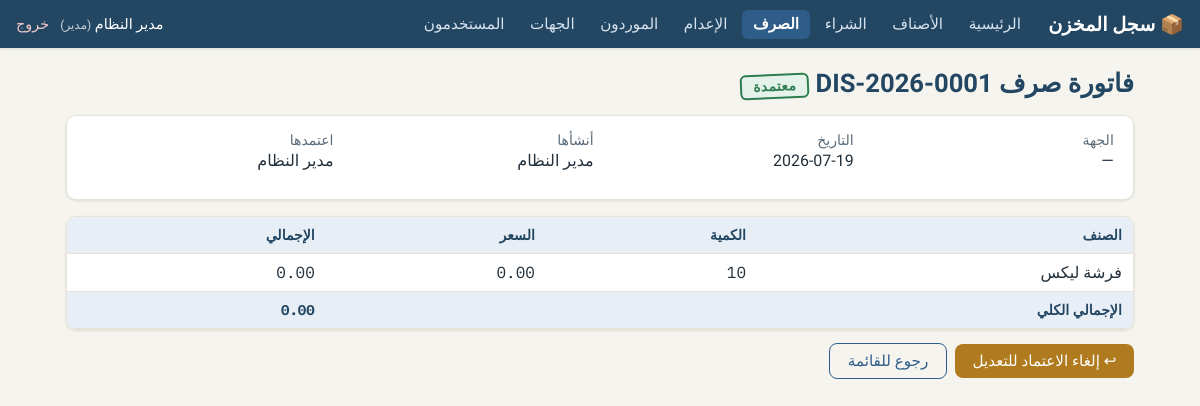
The page /disbursements/1 (signed in) on the database its author committed.
### tables this page shows
CREATE TABLE users (
    user_id         INTEGER PRIMARY KEY AUTOINCREMENT,
    username        TEXT NOT NULL UNIQUE,
    full_name       TEXT NOT NULL,
    password_hash   TEXT NOT NULL,
    role_id         INTEGER NOT NULL REFERENCES roles(role_id),
    is_active       INTEGER DEFAULT 1,
    created_at      DATETIME DEFAULT CURRENT_TIMESTAMP
);

CREATE TABLE roles (
    role_id                     INTEGER PRIMARY KEY AUTOINCREMENT,
    role_name                   TEXT NOT NULL UNIQUE,
    can_edit_prices             INTEGER DEFAULT 0,
    can_delete_items            INTEGER DEFAULT 0,
    can_approve_purchases       INTEGER DEFAULT 0,
    can_approve_disbursements   INTEGER DEFAULT 0,
    can_unapprove_invoices      INTEGER DEFAULT 0,  -- إلغاء اعتماد الفواتير المعتمدة لتعديلها
    can_approve_writeoffs       INTEGER DEFAULT 0,  -- اعتماد أذونات الإعدام
    can_manage_users            INTEGER DEFAULT 0
);

CREATE TABLE disbursement_invoices (
    invoice_id      INTEGER PRIMARY KEY AUTOINCREMENT,
    invoice_number  TEXT NOT NULL UNIQUE,
    customer_id     INTEGER REFERENCES customers(customer_id),
    invoice_date    DATE DEFAULT CURRENT_DATE,
    status          TEXT NOT NULL DEFAULT 'مسودة'
                    CHECK (status IN ('مسودة', 'معتمدة', 'ملغاة')),
    notes           TEXT,
    created_by      INTEGER REFERENCES users(user_id),
    approved_by     INTEGER REFERENCES users(user_id),
    approved_at     DATETIME,
    created_at      DATETIME DEFAULT CURRENT_TIMESTAMP
);

### routes/disbursement.py (the view)
@disbursement_bp.route("/<int:invoice_id>", endpoint="view")
@login_required
def view_disbursement(invoice_id):
    db = get_db()
    invoice = disbursement_service.get_disbursement_invoice_header(db, invoice_id)
    if invoice is None:
        abort(404)
    details = disbursement_service.get_disbursement_invoice_details(db, invoice_id)
    return render_template("invoice_view.html", inv=invoice, details=details,
                           kind="disbursement", title="فاتورة صرف")

### app.py (called while the page is built)
def _register_context_processors(app):
    @app.context_processor
    def inject_globals():
        from utils.auth import current_user
        return {"user": current_user(), "today": date.today().isoformat()}

### database.py (called while the page is built)
def get_db():
    if "db" not in g:
        g.db = sqlite3.connect(current_app.config["DB_PATH"])
        g.db.row_factory = sqlite3.Row
        g.db.execute("PRAGMA foreign_keys = ON")
    return g.db

### services/disbursement_service.py (called while the page is built)
def get_disbursement_invoice_header(db, invoice_id):
    return db.execute("SELECT p.*, c.customer_name AS supplier_name, u1.full_name AS creator, u2.full_name AS approver FROM disbursement_invoices p LEFT JOIN customers c ON c.customer_id = p.customer_id LEFT JOIN users u1 ON u1.user_id = p.created_by LEFT JOIN users u2 ON u2.user_id = p.approved_by WHERE p.invoice_id = ?", (invoice_id,)).fetchone()

def get_disbursement_invoice_details(db, invoice_id):
    return db.execute("SELECT d.*, i.item_name, d.unit_price AS price FROM disbursement_details d JOIN items i ON i.item_id = d.item_id WHERE d.invoice_id = ?", (invoice_id,)).fetchall()

### utils/auth.py (called while the page is built)
def current_user():
    if "user_id" not in session:
        return None
    user = get_db().execute("""
        SELECT u.*, r.role_name,
               r.can_edit_prices, r.can_delete_items,
               r.can_approve_purchases, r.can_approve_disbursements,
               r.can_unapprove_invoices, r.can_approve_writeoffs, r.can_manage_users
        FROM users u
        JOIN roles r ON r.role_id = u.role_id
        WHERE u.user_id = ? AND u.is_active = 1
    """, (session["user_id"],)).fetchone()
    return user

### templates/invoice_view.html (shortened to what this page needs)
{% extends "base.html" %}
{% block content %}
{% set is_purchase = (kind == 'purchase') %}
<h1>{{ title }} <span class="num">{{ inv['invoice_number'] }}</span>
  <span class="stamp {{ 'stamp-draft' if inv['status'] == 'مسودة'
                        else 'stamp-approved' if inv['status'] == 'معتمدة'
                        else 'stamp-cancelled' }}">{{ inv['status'] }}</span>
</h1>
<div class="card">
  <div class="form-grid">
    <div><label>{{ 'المورد' if is_purchase else 'الجهة' }}</label>{{ inv['supplier_name'] or '—' }}</div>
    <div><label>التاريخ</label><span class="num">{{ inv['invoice_date'] }}</span></div>
    <div><label>أنشأها</label>{{ inv['creator'] or '—' }}</div>
    <div><label>اعتمدها</label>{{ inv['approver'] or '—' }}</div>
  </div>
</div>
<div class="table-wrap">
<table>
  <thead>
    <tr><th>الصنف</th><th class="num">الكمية</th><th class="num">السعر</th>
        <th class="num">الإجمالي</th></tr>
  </thead>
  <tbody>
    {% set ns = namespace(total=0) %}
    {% for d in details %}
    {% set ns.total = ns.total + d['subtotal'] %}
    <tr>
      <td>{{ d['item_name'] }}</td>
      <td class="num">{{ d['quantity'] }}</td>
      <td class="num">{{ '%.2f'|format(d['price']) }}</td>
      <td class="num">{{ '%.2f'|format(d['subtotal']) }}</td>
    </tr>
    {% endfor %}
    <tr><th colspan="{{ 5 if is_purchase else 3 }}">الإجمالي الكلي</th>
        <th class="num">{{ '%.2f'|format(ns.total) }}</th></tr>
  </tbody>
</table>
</div>
<div class="actions">
  {% set can_approve = user['can_approve_purchases'] if is_purchase else user['can_approve_disbursements'] %}
  {% if inv['status'] == 'مسودة' %}
    <a class="btn btn-warn" href="{{ url_for('purchases.edit' if is_purchase else 'disbursement.edit', invoice_id=inv['invoice_id']) }}">✏️ تعديل</a>
    {% if can_approve %}
    <form class="inline" method="post"
          action="{{ url_for('purchases.approve' if is_purchase else 'disbursement.approve', invoice_id=inv['invoice_id']) }}"
          onsubmit="return confirm('اعتماد الفاتورة سيؤثر على أرصدة المخزون. متابعة؟')">
      <button class="btn btn-ok">✔ اعتماد</button>
    </form>
    {% endif %}
    <form class="inline" method="post"
          action="{{ url_for('purchases.cancel' if is_purchase else 'disbursement.cancel', invoice_id=inv['invoice_id']) }}"
          onsubmit="return confirm('إلغاء الفاتورة نهائياً؟')">
      <button class="btn btn-danger">✖ إلغاء</button>
    </form>
  {% elif inv['status'] == 'معتمدة' and user['can_unapprove_invoices'] %}
    <form class="inline" method="post"
          action="{{ url_for('purchases.unapprove' if is_purchase else 'disbursement.unapprove', invoice_id=inv['invoice_id']) }}"
          onsubmit="return confirm('إلغاء الاعتماد سيعكس أثر الفاتورة على الأرصدة ويعيدها مسودة للتعديل. متابعة؟')">
      <button class="btn btn-warn">↩ إلغاء الاعتماد للتعديل</button>
    </form>
  {% endif %}
  <a class="btn btn-ghost" href="{{ url_for('purchases.list' if is_purchase else 'disbursement.list') }}">رجوع للقائمة</a>
</div>
{% endblock %}

### templates/base.html (shortened to what this page needs)
<!DOCTYPE html>
<html lang="ar" dir="rtl">
<head>
<link rel="stylesheet" href="{{ url_for('static', filename='style.css') }}">
</head>
<body>
{% if user %}
<header class="topbar">
  <div class="brand">📦 سجل المخزن</div>
  <nav>
    <a href="{{ url_for('dashboard.index') }}" class="{{ 'active' if request.endpoint == 'dashboard.index' }}">الرئيسية</a>
    <a href="{{ url_for('items.list') }}" class="{{ 'active' if request.endpoint and request.endpoint.startswith('item') }}">الأصناف</a>
    <a href="{{ url_for('purchases.list') }}" class="{{ 'active' if request.endpoint and request.endpoint.startswith('purchase') }}">الشراء</a>
    <a href="{{ url_for('disbursement.list') }}" class="{{ 'active' if request.endpoint and request.endpoint.startswith('disbursement') }}">الصرف</a>
    <a href="{{ url_for('writeoff.list') }}" class="{{ 'active' if request.endpoint and request.endpoint.startswith('writeoff') }}">الإعدام</a>
    <a href="{{ url_for('suppliers.index') }}" class="{{ 'active' if request.endpoint == 'suppliers.index' }}">الموردون</a>
    <a href="{{ url_for('customers.index') }}" class="{{ 'active' if request.endpoint == 'customers.index' }}">الجهات</a>
    {% if user['can_manage_users'] %}
    <a href="{{ url_for('users.index') }}" class="{{ 'active' if request.endpoint == 'users.index' }}">المستخدمون</a>
    {% endif %}
  </nav>
  <div class="user-box">
    <span>{{ user['full_name'] }} <small>({{ user['role_name'] }})</small></span>
    <a href="{{ url_for('auth.logout') }}" class="logout">خروج</a>
  </div>
</header>
{% endif %}
<main class="container">
  {% block content %}{% endblock %}
</main>
</body>
</html>

### static/style.css (style rules this page uses)
:root { --paper: #f6f4ee; --paper-line: #e6e2d6; --ink: #22303c; --ink-soft: #5a6b7a; --primary: #2f5d8a; --primary-dark: #234763; --primary-soft: #e7eef6; --ok: #2e7d4f; --ok-soft: #e5f2ea; --warn: #b07a1e; --warn-soft: #faf0da; --danger: #b03a3a; --danger-soft: #f9e7e7; --orange: #c9631c; --orange-soft: #fbe9dc; --purple: #6f4fa8; --purple-soft: #ece6f6; --yellow: #b89b1a; --yellow-soft: #faf6dc; --radius: 10px; --shadow: 0 1px 3px rgba(34,48,60,.12); --mono: 'IBM Plex Mono', monospace; }
* { box-sizing: border-box; margin: 0; }
body { font-family: 'IBM Plex Sans Arabic', sans-serif; background: var(--paper); background-image: repeating-linear-gradient(transparent, transparent 31px, rgba(47,93,138,.045) 32px); color: var(--ink); min-height: 100vh; }
h1, h2, h3 { font-family: 'El Messiri', sans-serif; color: var(--primary-dark); }
h1 { font-size: 1.6rem; margin-bottom: 1rem; }
a { color: var(--primary); }
.topbar { background: var(--primary-dark); color: #fff; display: flex; align-items: center; gap: 1rem; padding: .6rem 1rem; flex-wrap: wrap; box-shadow: var(--shadow); }
.brand { font-family: 'El Messiri', sans-serif; font-size: 1.2rem; font-weight: 700; }
.topbar nav { display: flex; gap: .2rem; flex-wrap: wrap; flex: 1; }
.topbar nav a { color: #d7e3ef; text-decoration: none; padding: .35rem .7rem; border-radius: 6px; font-size: .95rem; }
.topbar nav a.active { background: var(--primary); color: #fff; font-weight: 600; }
.user-box { display: flex; align-items: center; gap: .7rem; font-size: .9rem; }
.user-box small { opacity: .75; }
.logout { color: #f3c9c9; text-decoration: none; }
.container { max-width: 1100px; margin: 1.2rem auto; padding: 0 1rem; }
.card { background: #fff; border: 1px solid var(--paper-line); border-radius: var(--radius); padding: 1rem 1.2rem; box-shadow: var(--shadow); margin-bottom: 1rem; }
table { width: 100%; border-collapse: collapse; background: #fff; }
th, td { padding: .55rem .7rem; text-align: right; border-bottom: 1px solid var(--paper-line); }
th { background: var(--primary-soft); color: var(--primary-dark); font-size: .88rem; }
td.num, th.num { font-family: var(--mono); }
.table-wrap { overflow-x: auto; border: 1px solid var(--paper-line); border-radius: var(--radius); box-shadow: var(--shadow); }
.stamp { display: inline-block; padding: .15rem .7rem; font-family: 'El Messiri', sans-serif; font-weight: 700; font-size: .85rem; border: 2.5px double; border-radius: 6px; transform: rotate(-2.5deg); letter-spacing: .5px; }
.stamp-approved { color: var(--ok); border-color: var(--ok); background: var(--ok-soft); }
label { display: block; font-size: .88rem; color: var(--ink-soft); margin-bottom: .2rem; }
.form-grid { display: grid; grid-template-columns: repeat(auto-fit, minmax(200px,1fr)); gap: .8rem; margin-bottom: .8rem; }
.btn { display: inline-block; padding: .5rem 1.1rem; border: none; border-radius: 8px; background: var(--primary); color: #fff; font-family: inherit; font-size: .95rem; cursor: pointer; text-decoration: none; }
.btn-warn { background: var(--warn); }
.btn-ghost { background: transparent; color: var(--primary); border: 1px solid var(--primary); }
.actions { display: flex; gap: .5rem; flex-wrap: wrap; align-items: center; margin: .8rem 0; }
form.inline { display: inline; }

### rows shown on the page
users: full_name "مدير النظام"
roles: role_name "مدير"
disbursement_invoices: invoice_number "DIS-2026-0001", status "معتمدة", invoice_date "2026-07-19"

### other values the page prints
{{ title }} "فاتورة صرف"
{{ 'المورد' if is_purchase else 'الجهة' }} "الجهة"
{{ inv['supplier_name'] or '—' }} "—"
{{ d['item_name'] }} "فرشة ليكس"
{{ d['quantity'] }} "10"
{{ '%.2f'|format(d['price']) }} "0.00"
{{ '%.2f'|format(d['subtotal']) }} "0.00"
{{ '%.2f'|format(ns.total) }} "0.00"
